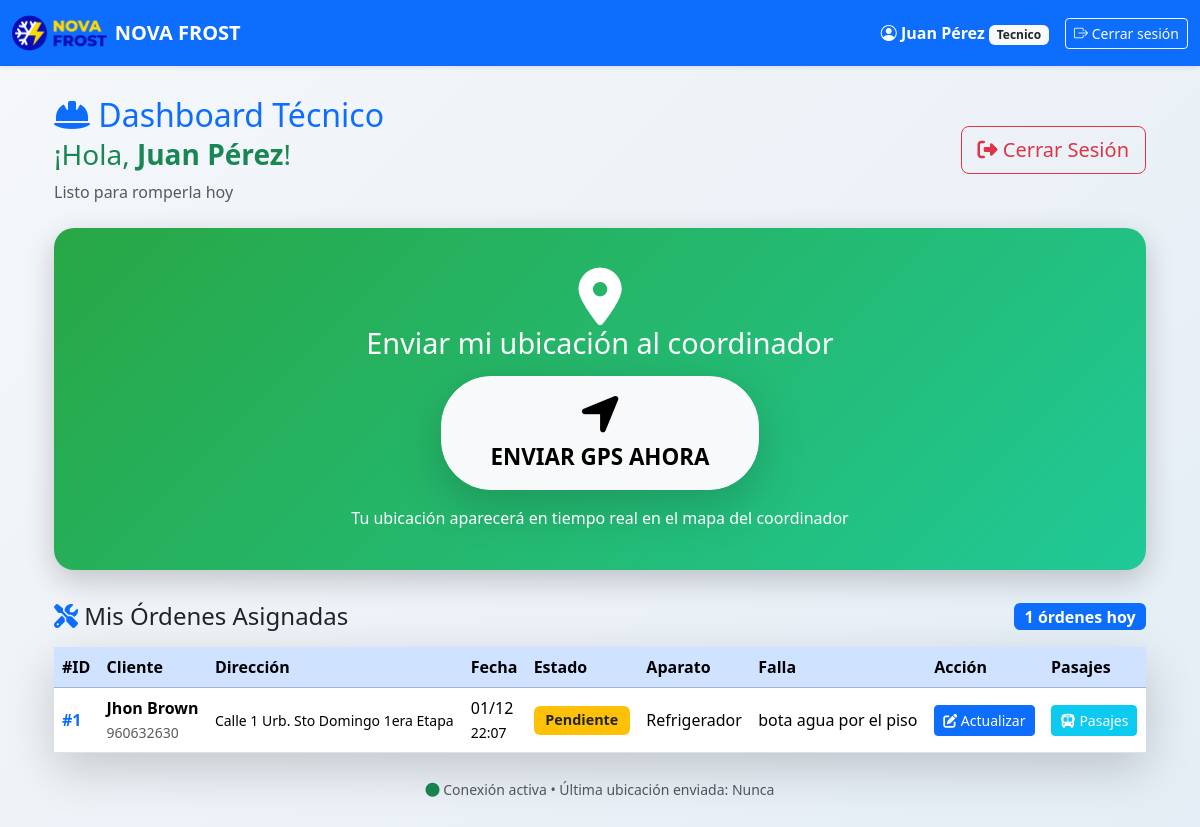
The page /dashboard (signed in) on the database its author committed.
### models.py (models this page shows, shortened)
class User(db.Model, UserMixin):
    id = db.Column(db.Integer, primary_key=True)
    email = db.Column(db.String(120), unique=True, nullable=False, index=True)
    password_hash = db.Column(db.String(255), nullable=False)
    role = db.Column(db.String(20), nullable=False, default='tecnico')
    nombre = db.Column(db.String(100), nullable=False, default='')
    apellido = db.Column(db.String(100), nullable=False, default='')
    activo = db.Column(db.Boolean, default=True)
    push_token = db.Column(db.String(500), nullable=True)
    fecha_registro = db.Column(db.DateTime, default=datetime.utcnow)
    ordenes_tecnico = db.relationship('Orden', backref='tecnico', lazy=True)
    anticipos = db.relationship('Anticipo', backref='tecnico_rel', lazy=True)
    salarios = db.relationship('Salario', backref='tecnico', lazy=True)
    def nombre_completo(self):
        if self.nombre and self.apellido:
            return f"{self.nombre} {self.apellido}"
        return self.email.split('@')[0].title()

class Orden(db.Model):
    id = db.Column(db.Integer, primary_key=True)
    cliente_id = db.Column(db.Integer, db.ForeignKey('cliente.id'), nullable=False)
    tecnico_id = db.Column(db.Integer, db.ForeignKey('user.id'), nullable=True)
    fecha = db.Column(db.DateTime, nullable=False)
    estado = db.Column(db.String(20), nullable=False)
    tipo_aparato = db.Column(db.String(50), nullable=False, default='Refrigerador')
    falla = db.Column(db.String(200), nullable=True)
    resolucion = db.Column(db.String(200), nullable=True)
    cliente = db.relationship('Cliente', backref='ordenes', lazy=True)
    valor = db.Column(db.Float, nullable=True)
    igv = db.Column(db.Float, nullable=True)
    total = db.Column(db.Float, nullable=True)
    pasajes = db.relationship('Pasaje', backref='orden', lazy=True)
    video_inicial = db.Column(db.String(255), nullable=True)
    video_falla = db.Column(db.String(255), nullable=True)
    video_final = db.Column(db.String(255), nullable=True)
    video_demora = db.Column(db.String(255), nullable=True)
    justificacion_demora = db.Column(db.Text, nullable=True)

class Cliente(db.Model):
    id = db.Column(db.Integer, primary_key=True)
    nombre = db.Column(db.String(100), nullable=False, unique=True)
    telefono = db.Column(db.String(20), nullable=True)
    direccion = db.Column(db.String(200), nullable=True)
    distrito = db.Column(db.String(100), nullable=True)
    medio_contacto = db.Column(db.String(100), nullable=False)
    fecha_creacion = db.Column(db.DateTime, default=datetime.utcnow)

### app.py (the view, shortened to what this page needs)
@app.route('/dashboard')
@login_required
def dashboard():
    if current_user.role == 'tecnico':
        from sqlalchemy.orm import joinedload
        ordenes = (Orden.query
                   .options(joinedload(Orden.cliente))
                   .filter_by(tecnico_id=current_user.id)
                   .order_by(Orden.fecha.desc())
                   .all())
        return render_template('dashboard_tecnico.html', ordenes=ordenes)
    elif current_user.role == 'admin':
        return redirect(url_for('admin_tecnicos'))
    elif current_user.role == 'contadora':
        return render_template('dashboard_contadora.html')
    return render_template('dashboard.html')

### app.py (called while the page is built)
@login_manager.user_loader
def load_user(user_id):
    return db.session.get(User, int(user_id))

### templates/dashboard_tecnico.html (shortened to what this page needs)
{% extends "base.html" %}
{% block content %}
<link href="https://cdnjs.cloudflare.com/ajax/libs/font-awesome/6.5.0/css/all.min.css" rel="stylesheet">
<div class="container mt-4">
    <div class="d-flex justify-content-between align-items-center mb-4">
        <div>
            <h2 class="mb-1 text-primary">
                <i class="fas fa-hard-hat"></i> Dashboard Técnico
            </h2>
            <h3 class="text-success">
                ¡Hola, <strong>{{ current_user.nombre_completo() }}</strong>!
            </h3>
            <p class="text-muted mb-0">Listo para romperla hoy</p>
        </div>
        <div>
            <a href="{{ url_for('logout') }}" class="btn btn-outline-danger btn-lg">
                <i class="fas fa-sign-out-alt"></i> Cerrar Sesión
            </a>
        </div>
    </div>
    <div class="gps-card">
        <h3>
            <i class="fas fa-map-marker-alt fa-beat fa-2x"></i><br>
            Enviar mi ubicación al coordinador
        </h3>
        <button onclick="enviarMiUbicacion()" id="btnGps" class="btn btn-light btn-lg shadow-lg">
            <i class="fas fa-location-arrow fa-2x"></i><br>
            <strong>ENVIAR GPS AHORA</strong>
        </button>
        <p class="mt-3 mb-0 opacity-90">
            Tu ubicación aparecerá en tiempo real en el mapa del coordinador
        </p>
    </div>
    <div class="d-flex justify-content-between align-items-center mb-3">
        <h4 class="mb-0">
            <i class="fas fa-tools text-primary"></i> Mis Órdenes Asignadas
        </h4>
        <span class="badge bg-primary fs-6">{{ ordenes|length }} órdenes hoy</span>
    </div>
    <div class="card shadow-lg border-0">
        <div class="card-body p-0">
            <div class="table-responsive">
                <table class="table table-hover mb-0 align-middle">
                    <thead class="table-primary text-white">
                        <tr>
                            <th>#ID</th>
                            <th>Cliente</th>
                            <th>Dirección</th>
                            <th>Fecha</th>
                            <th>Estado</th>
                            <th>Aparato</th>
                            <th>Falla</th>
                            <th>Acción</th>
                            <th>Pasajes</th>
                        </tr>
                    </thead>
                    <tbody>
                        {% if ordenes %}
                            {% for orden in ordenes %}
                            <tr class="{% if orden.estado == 'urgente' %}table-danger{% endif %}">
                                <td><strong class="text-primary">#{{ orden.id }}</strong></td>
                                <td>
                                    <div class="fw-bold">{{ orden.cliente.nombre }}</div>
                                    <small class="text-muted">{{ orden.cliente.telefono or 'Sin teléfono' }}</small>
                                </td>
                                <td>
                                    <small>{{ orden.cliente.direccion|default('Sin dirección') }}</small>
                                </td>
                                <td>{{ orden.fecha.strftime('%d/%m') }}<br>
                                    <small>{{ orden.fecha.strftime('%H:%M') }}</small>
                                </td>
                                <td>
                                    <span class="badge badge-custom
                                        {% if orden.estado == 'completado' %}bg-success
                                        {% elif orden.estado == 'urgente' %}bg-danger
                                        {% else %}bg-warning text-dark{% endif %}">
                                        {{ orden.estado|title }}
                                    </span>
                                </td>
                                <td>{{ orden.tipo_aparato|default('Refrigerador') }}</td>
                                <td>
                                    <div class="text-truncate" style="max-width: 180px;" title="{{ orden.falla|default('Sin descripción') }}">
                                        {{ orden.falla|default('Sin descripción')|truncate(50) }}
                                    </div>
                                </td>
                                <td>
                                    <a href="{{ url_for('actualizar_orden', orden_id=orden.id) }}"
                                       class="btn btn-primary btn-sm">
                                        <i class="fas fa-edit"></i> Actualizar
                                    </a>
                                </td>
                                <td>
                                    <a href="{{ url_for('registrar_pasajes', orden_id=orden.id) }}"
                                       class="btn btn-info btn-sm text-white">
                                        <i class="fas fa-bus"></i> Pasajes
                                    </a>
                                </td>
                            </tr>
                            {% endfor %}
                        {% endif %}
                    </tbody>
                </table>
            </div>
        </div>
    </div>
    <div class="text-center mt-4">
        <small class="text-muted">
            <i class="fas fa-circle text-success"></i> Conexión activa •
            Última ubicación enviada: <span id="ultimoEnvio">Nunca</span>
        </small>
    </div>
</div>
{% endblock %}

### templates/base.html (shortened to what this page needs)
<!DOCTYPE html>
<html lang="es">
<head>
    <link href="https://cdn.jsdelivr.net/npm/bootstrap@5.3.3/dist/css/bootstrap.min.css" rel="stylesheet"
>
    <link rel="stylesheet" href="https://cdn.jsdelivr.net/npm/bootstrap-icons@1.11.3/font/bootstrap-icons.min.css">
</head>
<body>
    <nav class="navbar navbar-expand-lg navbar-dark bg-primary shadow-sm fixed-top">
        <div class="container-fluid">
            <a class="navbar-brand d-flex align-items-center gap-2" href="{{ url_for('dashboard') }}">
                <img src="/static/logo.png" alt="Logo">
                <strong>NOVA FROST</strong>
            </a>
            <div class="collapse navbar-collapse" id="navbarNav">
                <ul class="navbar-nav ms-auto align-items-center">
                    {% if current_user.is_authenticated %}
                        <li class="nav-item me-3">
                            <span class="navbar-text user-name">
                                <i class="bi bi-person-circle"></i>
                                {{ current_user.nombre_completo() }}
                                <small class="badge bg-light text-dark">{{ current_user.role|title }}</small>
                            </span>
                        </li>
                        <li class="nav-item">
                            <a href="{{ url_for('logout') }}" class="btn btn-outline-light btn-sm">
                                <i class="bi bi-box-arrow-right"></i> Cerrar sesión
                            </a>
                        </li>
                    {% endif %}
                </ul>
            </div>
        </div>
    </nav>
    <main class="container pt-5 mt-4">
        {% block content %}{% endblock %}
    </main>
</body>
</html>

### templates/base.html (style rules this page uses)
body { background: linear-gradient(135deg, #f5f7fa 0%, #e4edf5 100%); min-height: 100vh; margin: 0; padding-bottom: 60px; }
.navbar-brand img { height: 40px; }
.user-name { font-weight: 600; color: #fff; }

### templates/dashboard_tecnico.html (style rules this page uses)
.gps-card { background: linear-gradient(135deg, #28a745, #20c997); color: white; border-radius: 20px; padding: 2.5rem; text-align: center; box-shadow: 0 10px 30px rgba(0,0,0,0.2); margin-bottom: 2rem; }
.gps-card h3 { font-size: 1.8rem; margin-bottom: 1rem; }
#btnGps { font-size: 1.4rem; padding: 1rem 3rem; border-radius: 50px; font-weight: bold; transition: all 0.3s; }
.badge-custom { font-size: 0.9rem; padding: 0.5em 0.8em; }

### rows shown on the page
User: nombre_completo "Juan Pérez", role "Tecnico"
Orden: id "1", cliente.nombre "Jhon Brown", cliente "960632630", cliente.direccion "Calle 1 Urb. Sto Domingo 1era Etapa", fecha "01/12", fecha "22:07", estado "Pendiente", tipo_aparato "Refrigerador", falla "bota agua por el piso"

### other values the page prints
{{ ordenes|length }} "1"
